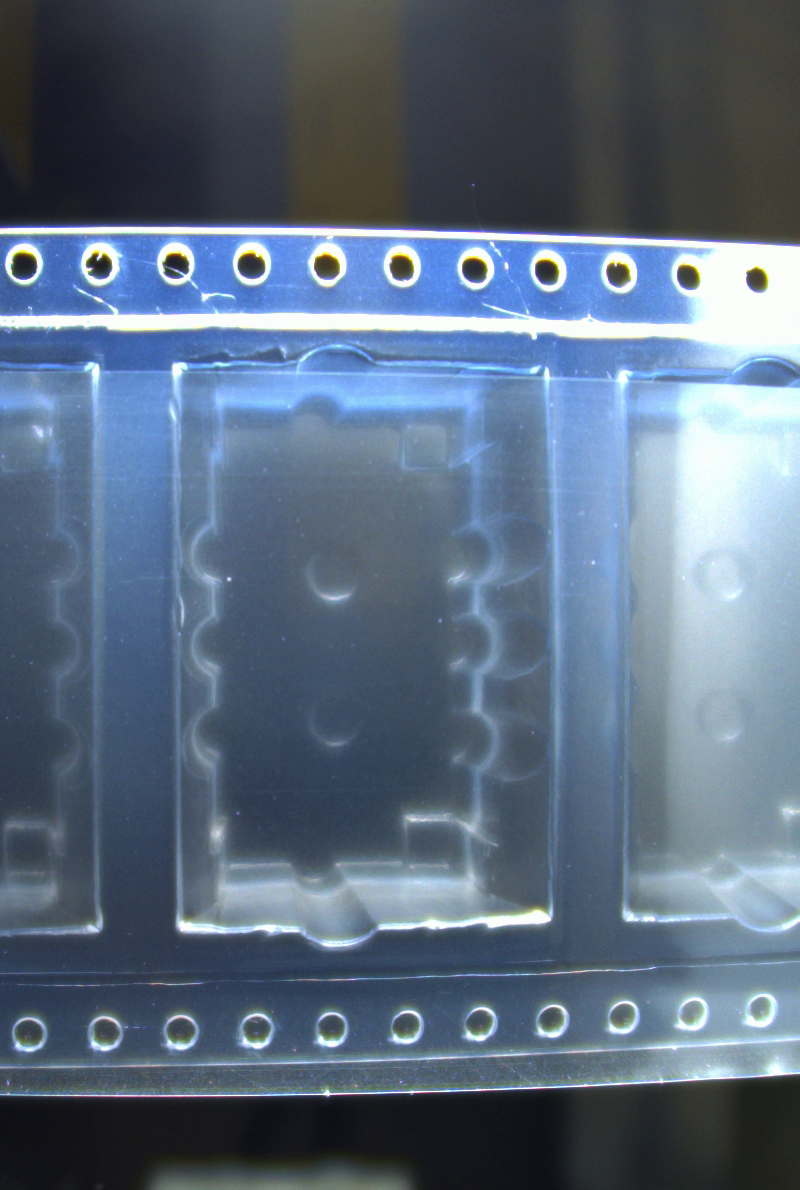
#> input picture IMAGES2/image (1).png, 800 x 1190 px
$ python test_final.py
#> lines starting #> are read from the running program, lines starting #| are printed output that depends on the picture; after the words box and inside, x2 and y2 are one past the last pixel; in counts of white or black regions, pixels touching at a corner belong together
#> further down, image is the input picture: shape (1190, 800, 3); mean B, G, R 128.1, 108.3, 91.6
import cv2
import numpy as np
import time
import os
from sklearn.linear_model import LinearRegression

start_time = time.time()

# [6 lines left out: function draw_hough_lines, not called in this run]

# Hàm để kiểm tra xem đường cong có nằm giữa hai đường thẳng không
def is_curve_between_lines(y_curve, y_line_top, y_line_bottom):
    return np.all((y_curve > y_line_top) & (y_curve < y_line_bottom))

# Hàm để fit polynomial
def poly_fit(x, y, degree=1):
    p = np.polyfit(x, y, degree)
    return np.poly1d(p)

def fit_polynomial_curve(image, masked, mask, width,y_start_upper_top, y_start_upper_bottom, y_start_lower_top, y_start_lower_bottom, y_end_upper_top, y_end_upper_bottom, y_end_lower_top, y_end_lower_bottom, degree=2):
# def fit_polynomial_curve(image, y_offset, width, degree=2):
    gray = cv2.cvtColor(masked, cv2.COLOR_BGR2GRAY)

    # Làm mờ hình ảnh để giảm nhiễu
    gray_blurred = cv2.medianBlur(gray, 5)
    edges = cv2.Canny(gray_blurred, 50, 100)

    # Sử dụng Hough Line Probabilistic
    lines = cv2.HoughLinesP(edges, 1, np.pi / 360, threshold=100, minLineLength=50, maxLineGap=15)
    # [7 lines of commented-out code are left out]

    result = False
    # KHÔNG CẦN SPLINE
    if lines is not None:
        points = []
        for line in lines:
            x1, y1, x2, y2 = line[0]
            # y1 = y1 + y_offset  add offset to fit the original image
            # y2 = y2 + y_offset
            if mask[y1, x1] == 255 and mask[y2, x2] == 255 and abs(x1-x2)>50:
                # cv2.line(image, (x1, y1), (x2, y2), (0, 255, 0), 2)
            # if abs(x1-x2)>50:
                points.append([x1, y1])
                points.append([x2, y2])

        points = np.array(points)
        if len(points) == 0:
            return False
        else:
            x = points[:, 0]
            y = points[:, 1]

        # Fit polynomial
        poly = poly_fit(x, y, degree=2)

        # Vẽ đường cong fitted
        # width = image.shape[1]
        x_extended = np.linspace(0, width, num=width)
        y_extended = poly(x_extended)
        # Kiểm tra và vẽ các đường thẳng song song
        for i in range(len(x_extended) - 1):
            pt1 = (int(x_extended[i]), int(y_extended[i]))
            pt2 = (int(x_extended[i + 1]), int(y_extended[i + 1]))
            cv2.line(image, pt1, pt2, (255, 0, 0), 3)

        y_upper_top = np.linspace(y_start_upper_top,y_end_upper_top,width)
        y_upper_bottom = np.linspace(y_start_upper_bottom,y_end_upper_bottom,width)
        y_lower_top = np.linspace(y_start_lower_top,y_end_lower_top,width)
        y_lower_bottom = np.linspace(y_start_lower_bottom,y_end_lower_bottom,width)


        if is_curve_between_lines(y_extended, y_upper_top, y_upper_bottom):
            result = True
            cv2.line(image, (0, y_start_upper_top), (width, y_end_upper_top), (0, 0, 255), 3)
            cv2.line(image, (0, y_start_upper_bottom), (width, y_end_upper_bottom), (0, 0, 255), 3)

        elif is_curve_between_lines(y_extended, y_lower_top, y_lower_bottom):
            result = True
            cv2.line(image, (0, y_start_lower_top), (width, y_end_lower_top), (0, 0, 255), 3)
            cv2.line(image, (0, y_start_lower_bottom), (width, y_end_lower_bottom), (0, 0, 255), 3)


    return result


# [20 lines of commented-out code are left out]
def create_parallelogram_mask(image, points):
    mask = np.zeros(image.shape[:2], dtype=np.uint8)
    cv2.fillPoly(mask, [points], 255)
    return mask

def detect_lines(image, dist):
#> called with dist = 50
    if isinstance(image, str):
        image = cv2.imread(image)
    else: image = image


    ##################################    DRAW ROI     #############################################

    width = image.shape[1]
    gray = cv2.cvtColor(image, cv2.COLOR_BGR2GRAY)
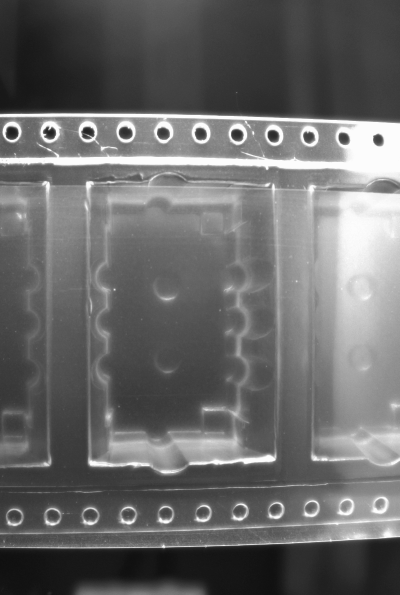
#> gray: shape (1190, 800) (shown at 1/2 size); min 14, max 253, mean 105.5

    # Làm mờ hình ảnh để giảm nhiễu
    gray_blurred = cv2.medianBlur(gray, 5)

    # Phát hiện các hình tròn sử dụng HoughCircles
    circles = cv2.HoughCircles(
        gray_blurred,
        cv2.HOUGH_GRADIENT,
        dp=1,
        minDist=20,
        param1=50,
        param2=30,
        minRadius=10,
        maxRadius=25
    )
#> circles = 19 rows, first 8: [180.5, 1031.5, 17.4], [104.5, 1032.5, 18], [29.5, 1033.5, 17.7], [23.5, 260.5, 17.4], [173.5, 263.5, 20.8], [480.5, 1022.5, 16.3], [326.5, 266.5, 12.7], [247.5, 263.5, 23]


    # Nếu phát hiện được ít nhất một hình tròn
    if circles is not None:
        circles = np.uint16(np.around(circles))
#> circles = 19 rows, first 8: [180, 1032, 17], [104, 1032, 18], [30, 1034, 18], [24, 260, 17], [174, 264, 21], [480, 1022, 16], [326, 266, 13], [248, 264, 23]

        # Chia các tâm hình tròn thành hai nhóm (trên và dưới)
        height = image.shape[0]
        upper_centers = []
        lower_centers = []

        for circle in circles[0, :]:
            x, y, r = circle
            if y < height / 2:
                upper_centers.append(circle)
            else:
                lower_centers.append(circle)
#> this loop made 19 passes
#> after the loop, lower_centers = [[180, 1032, 17], [104, 1032, 18], [30, 1034, 18], [480, 1022, 16], [408, 1026, 17], [624, 1014, 15], [550, 1018, 13], [256, 1032, 16], [334, 1026, 15], [692, 1012, 16]]; upper_centers = [[24, 260, 17], [174, 264, 21], [326, 266, 13], [248, 264, 23], [402, 264, 19], [472, 268, 21], [100, 264, 20], [620, 276, 17], [552, 268, 22]]

        # Chuyển đổi thành mảng numpy
        upper_centers = np.array(upper_centers)
        lower_centers = np.array(lower_centers)

        # Vẽ tất cả các hình tròn
        # for i in circles[0, :]:
            # # Vẽ hình tròn
            # cv2.circle(image, (i[0], i[1]), i[2], (0, 255, 0), 2)
            # # Vẽ tâm của hình tròn
            # cv2.circle(image, (i[0], i[1]), 2, (0, 0, 255), 3)

        # Thực hiện hồi quy tuyến tính cho các hình tròn phía trên
        if len(upper_centers) > 0:
            X_upper = upper_centers[:, 0].reshape(-1, 1)
#> X_upper = [24, 174, 326, 248, 402, 472, 100, 620, 552]
            y_upper = upper_centers[:, 1]
#> y_upper = [260, 264, 266, 264, 264, 268, 264, 276, 268]
            reg_upper = LinearRegression().fit(X_upper, y_upper)

            # Tính toán các giá trị y dự đoán từ x = 0 đến x = width
            width = image.shape[1]
            y_start_upper = int(reg_upper.predict(np.array([[0]]))[0])
#> y_start_upper = 259
            y_end_upper = int(reg_upper.predict(np.array([[width]]))[0])
#> y_end_upper = 274

            # Vẽ đường thẳng fit nhất cho nhóm trên
            # cv2.line(image, (0, y_start_upper), (width, y_end_upper), (255, 0, 0), 2)

            # Tính và vẽ các đường thẳng song song
            y_start_upper_top = y_start_upper #- offset1
#> y_start_upper_top = 259
            y_end_upper_top = y_end_upper #- offset1
#> y_end_upper_top = 274
            y_start_upper_bottom = y_start_upper + dist
#> y_start_upper_bottom = 309
            y_end_upper_bottom = y_end_upper + dist
#> y_end_upper_bottom = 324


            points1 = np.array([[0, y_start_upper_top], [width, y_end_upper_top], [width, y_end_upper_bottom], [0, y_start_upper_bottom]])
#> points1 = [[0, 259], [800, 274], [800, 324], [0, 309]]
            mask1 = create_parallelogram_mask(image, points1)
#> in create_parallelogram_mask, `cv2.fillPoly(mask, [points], 255)`:
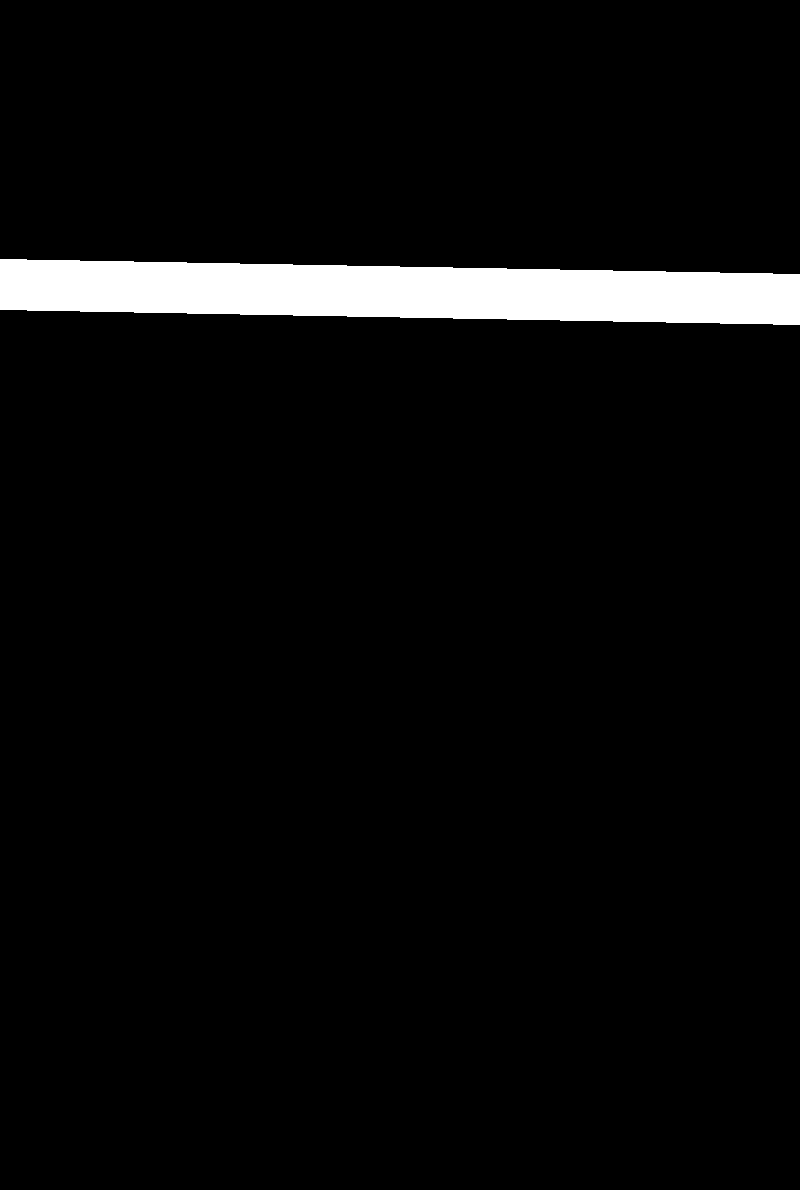
#> mask: shape (1190, 800); 4.3% white; 1 white region, box (x1, y1, x2, y2) and area: (0, 259, 800, 325) 40800
            masked1 = cv2.bitwise_and(image, image, mask=mask1)

            cv2.line(image, (0, y_start_upper_top), (width, y_end_upper_top), (0, 0, 255), 3)
            cv2.line(image, (0, y_start_upper_bottom), (width, y_end_upper_bottom), (0, 0, 255), 3)
        # Thực hiện hồi quy tuyến tính cho các hình tròn phía dưới
        if len(lower_centers) > 0:
            X_lower = lower_centers[:, 0].reshape(-1, 1)
#> X_lower = [180, 104, 30, 480, 408, 624, 550, 256, 334, 692]
            y_lower = lower_centers[:, 1]
#> y_lower = [1032, 1032, 1034, 1022, 1026, 1014, 1018, 1032, 1026, 1012]
            reg_lower = LinearRegression().fit(X_lower, y_lower)

            # Tính toán các giá trị y dự đoán từ x = 0 đến x = width
            y_start_lower = int(reg_lower.predict(np.array([[0]]))[0])
#> y_start_lower = 1037
            y_end_lower = int(reg_lower.predict(np.array([[width]]))[0])
#> y_end_lower = 1009

            # Vẽ đường thẳng fit nhất cho nhóm dưới
            # cv2.line(image, (0, y_start_lower), (width, y_end_lower), (0, 0, 255), 2)

            # Tính và vẽ các đường thẳng song song
            y_start_lower_top = y_start_lower - dist
#> y_start_lower_top = 987
            y_end_lower_top = y_end_lower - dist
#> y_end_lower_top = 959
            y_start_lower_bottom = y_start_lower #+ offset1
#> y_start_lower_bottom = 1037
            y_end_lower_bottom = y_end_lower #+ offset1
#> y_end_lower_bottom = 1009


            points2 = np.array([[0, y_start_lower_top], [width, y_end_lower_top], [width, y_end_lower_bottom], [0, y_start_lower_bottom]])
#> points2 = [[0, 987], [800, 959], [800, 1009], [0, 1037]]
            mask2 = create_parallelogram_mask(image, points2)
            masked2 = cv2.bitwise_and(image, image, mask=mask2)

            cv2.line(image, (0, y_start_lower_top), (width, y_end_lower_top), (0, 0, 255), 3)
            cv2.line(image, (0, y_start_lower_bottom), (width, y_end_lower_bottom), (0, 0, 255), 3)

        # Tạo các vùng giữa các đường thẳng song song
        y_max_lower = max(y_start_lower_top, y_end_lower_top)
#> y_max_lower = 987
        y_min_lower = max(y_start_lower_bottom, y_end_lower_bottom)
#> y_min_lower = 1037

        y_max_upper = min(y_start_upper_top, y_end_upper_top)
#> y_max_upper = 259
        y_min_upper = min(y_start_upper_bottom, y_end_upper_bottom)
#> y_min_upper = 309

        roi_upper = gray_blurred[y_max_upper:y_min_upper, :]
        roi_lower = gray_blurred[y_max_lower:y_min_lower, :]

        # Áp dụng Hough Line và hồi quy tuyến tính trên các vùng ROI
        state1 = fit_polynomial_curve(image, masked1, mask1, width, y_start_upper_top, y_start_upper_bottom, y_start_lower_top, y_start_lower_bottom, y_end_upper_top, y_end_upper_bottom, y_end_lower_top, y_end_lower_bottom)
#> in fit_polynomial_curve, `lines = cv2.HoughLinesP(edges, 1, np.pi / 360, threshold=100, minLineL..`: lines = [[0, 259, 347, 265], [186, 313, 576, 320], [691, 322, 799, 324], [340, 266, 725, 272], [79, 311, 185, 312], [241, 311, 451, 314], [743, 273, 799, 273]]
#> the loop in fit_polynomial_curve, `for line in lines:` made 7 passes
#> after the loop in fit_polynomial_curve, `for line in lines:`: points = [[691, 322], [799, 324], [241, 311], [451, 314]]
#> in fit_polynomial_curve, `x = points[:, 0]`: x = [691, 799, 241, 451]
#> in fit_polynomial_curve, `y = points[:, 1]`: y = [322, 324, 311, 314]
#> in poly_fit, `p = np.polyfit(x, y, degree)`: p = [1.79e-05, 0.00607, 308.3]
#> in fit_polynomial_curve, `y_extended = poly(x_extended)`: y_extended = 800 values from 308.3 to 324.6
#> the loop in fit_polynomial_curve, `for i in range(len(x_extended) - 1):` made 799 passes
#> (pt1, pt2) on passes 1 to 3: ((0, 308), (1, 308)), ((1, 308), (2, 308)), ((2, 308), (3, 308))
#> after the loop in fit_polynomial_curve, `for i in range(len(x_extended) - 1):`:
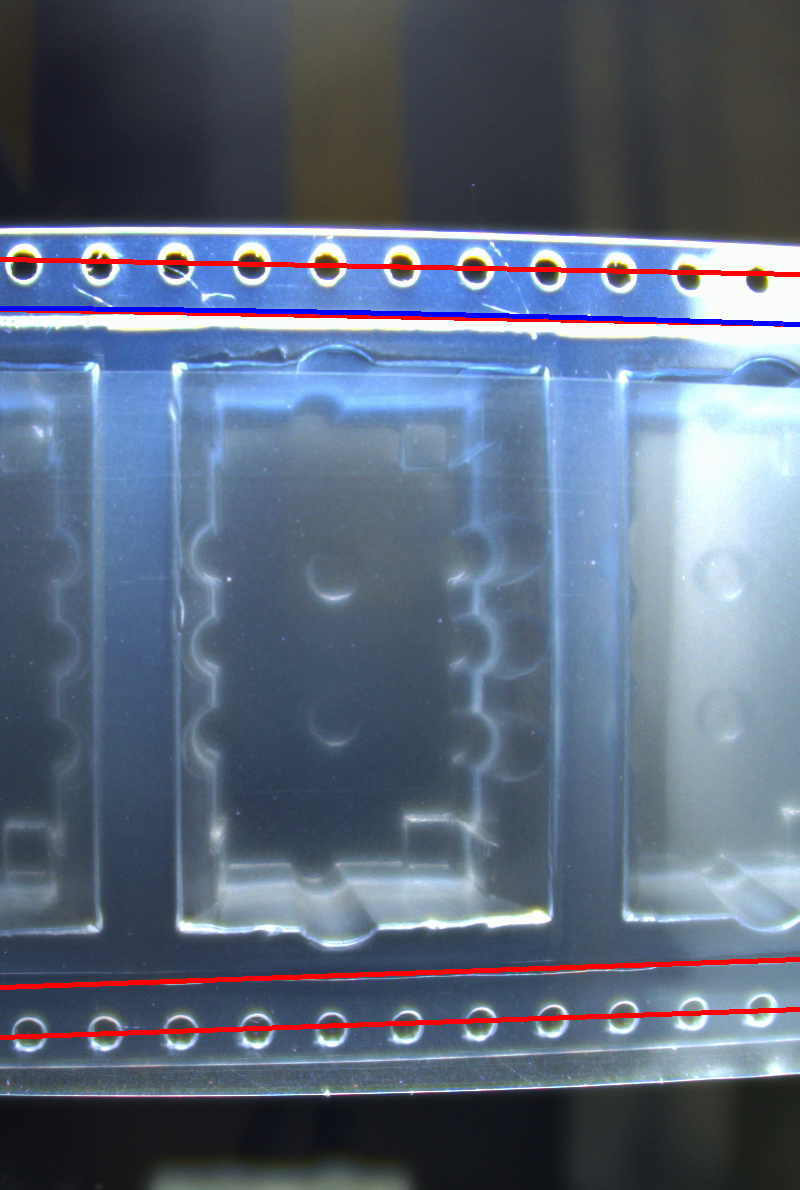
#> image: shape (1190, 800, 3); mean B, G, R 126, 105.7, 93.1
#> state1 = False
        state2 = fit_polynomial_curve(image, masked2, mask2, width, y_start_upper_top, y_start_upper_bottom, y_start_lower_top, y_start_lower_bottom, y_end_upper_top, y_end_upper_bottom, y_end_lower_top, y_end_lower_bottom)
#> call 2 of fit_polynomial_curve, with width = 800, y_start_upper_top = 259, y_start_upper_bottom = 309, y_start_lower_top = 987, y_start_lower_bottom = 1037, y_end_upper_top = 274, y_end_upper_bottom = 324, y_end_lower_top = 959
#> in fit_polynomial_curve (call 2), `lines = cv2.HoughLinesP(edges, 1, np.pi / 360, threshold=100, minLineL..`: lines = [[14, 986, 167, 981], [0, 1037, 799, 1009], [34, 986, 799, 959]]
#> the loop in fit_polynomial_curve (call 2), `for line in lines:` made 3 passes
#> after the loop in fit_polynomial_curve (call 2), `for line in lines:`: points = [[0, 1037], [799, 1009], [34, 986], [799, 959]]
#> in fit_polynomial_curve (call 2), `x = points[:, 0]`: x = [0, 799, 34, 799]
#> in fit_polynomial_curve (call 2), `y = points[:, 1]`: y = [1037, 1009, 986, 959]
#> in fit_polynomial_curve (call 2), `y_extended = poly(x_extended)`: y_extended = 800 values, max 1037 at index 0, min 710.8 at index 417, mean 811.6
#> the loop in fit_polynomial_curve (call 2), `for i in range(len(x_extended) - 1):` made 799 passes
#> (pt1, pt2) on passes 1 to 3: ((0, 1037), (1, 1035)), ((1, 1035), (2, 1033)), ((2, 1033), (3, 1032))
#> after the loop in fit_polynomial_curve (call 2), `for i in range(len(x_extended) - 1):`:
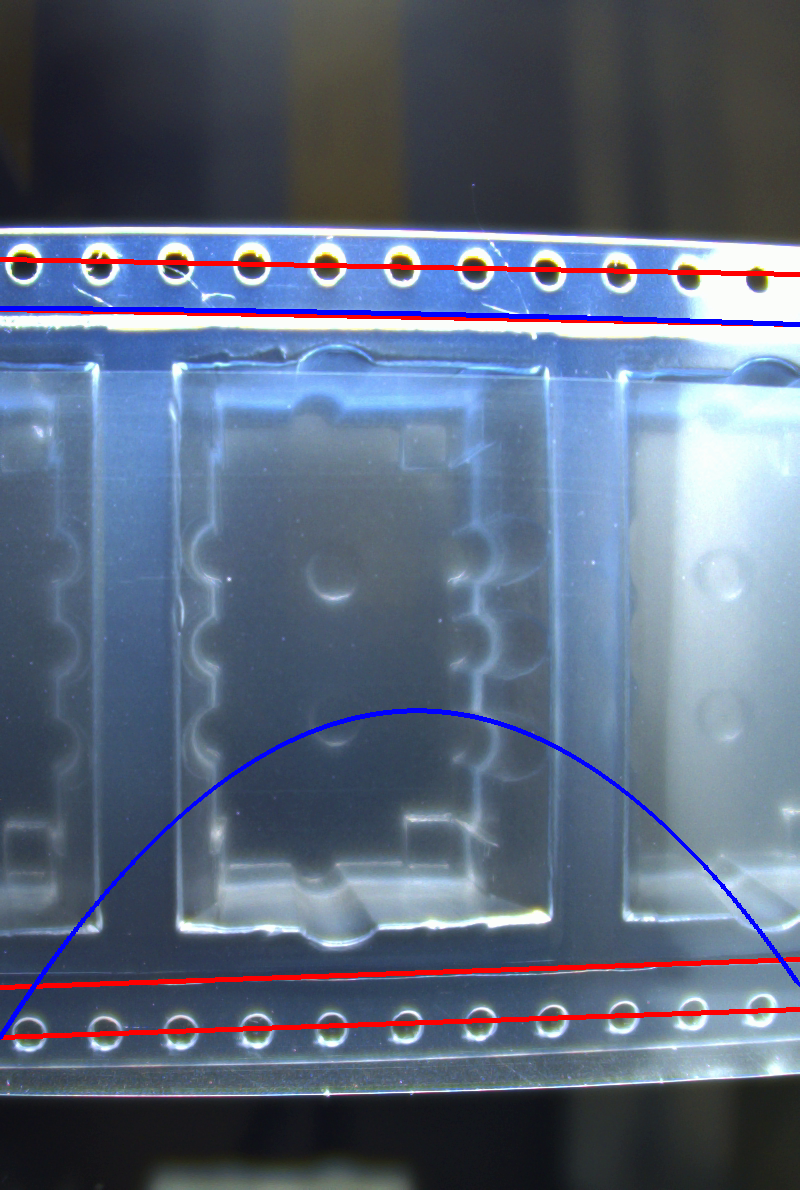
#> image: shape (1190, 800, 3); 0.48% of pixels changed, all inside (x1, y1, x2, y2) = (0, 708, 800, 1040)
#> state2 = False


        if state1:
            cv2.line(image, (0, y_start_upper_top), (width, y_end_upper_top), (0, 255, 0), 3)
            cv2.line(image, (0, y_start_upper_bottom), (width, y_end_upper_bottom), (0, 255, 0), 3)
        if state2:
            cv2.line(image, (0, y_start_lower_top), (width, y_end_lower_top), (0, 255, 0), 3)
            cv2.line(image, (0, y_start_lower_bottom), (width, y_end_lower_bottom), (0, 255, 0), 3)

        if state1 and state2:
            return True, image
        else:
            return False, image


# [14 lines of commented-out code are left out]

start_time = time.time()
# input_folder = 'IMAGES'
# output_folder = 'CHECK'
dist = 50

# process_folder(input_folder, output_folder, dist)
image = cv2.imread('IMAGES2/image (1).png')
detect_lines(image, dist)
end_time = time.time()
execution_time = end_time - start_time
print("Total execution time:", execution_time, "seconds")

# Hiển thị kết quả
cv2.imshow('Detected Lines with Fitted Line', image)
cv2.waitKey(0)
cv2.destroyAllWindows()
